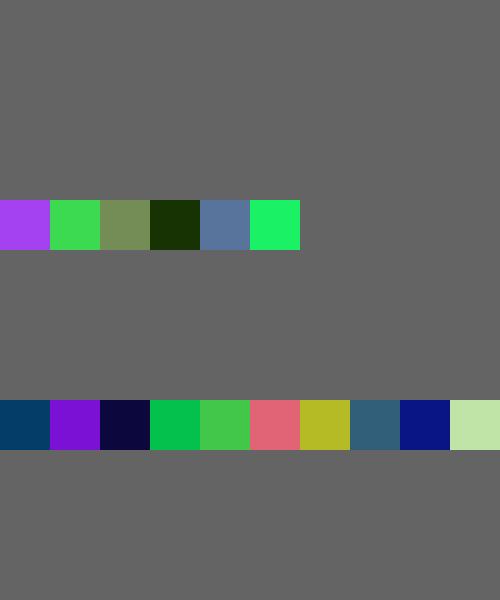
Frame 1 (no input)
Frame 60 (the mouse pressed at the canvas centre just before this capture): identical to frame 1, image omitted
Frame 120 (the mouse held since frame 60 and released just before this capture): identical to frame 1, image omitted

The Processing sketch that drew this single still picture (run headless with seeded random() and noise(); from frame 60 on, the mouse is pressed at the canvas centre):

// Processing sketch: w01_demo_02_forLoop_twoWays
// ── w01_demo_02_forLoop_twoWays.pde
void setup() {
  size(500, 600);
  noStroke();  
  background(100);

  // number
  int rectSize = 50;
  for (int i=0; i<6; i++) {
    int x = rectSize * i;
    int y = height * 1/3;
    fill(random(255),random(255),random(255));
    rect(x, y, rectSize, rectSize); 
  }
  
  // range
  for (int x=0; x<width; x+=rectSize) {
    int y = height * 2/3;
    fill(random(255),random(255),random(255));
    rect(x, y, rectSize, rectSize); 
  }
}

void draw() {
  //
}
